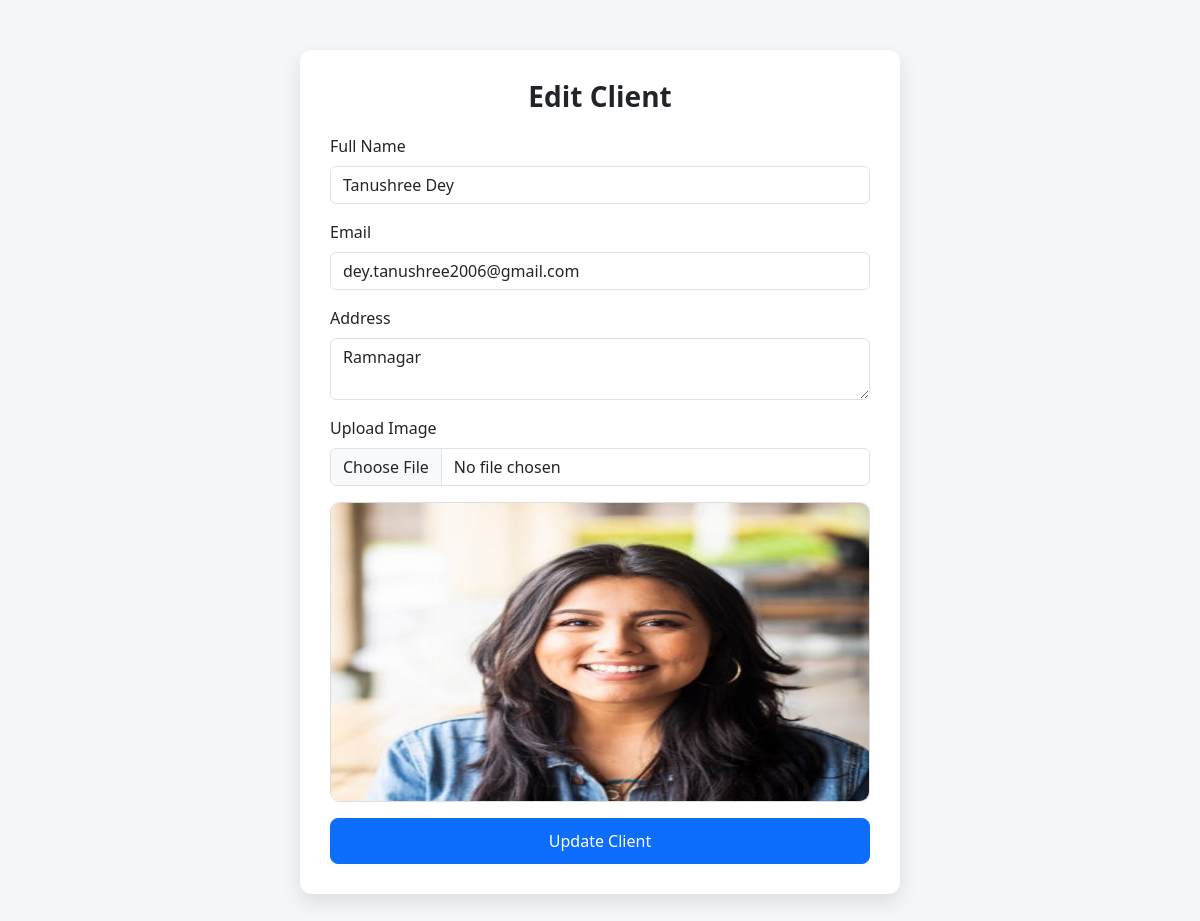
The page /admin/edit_user.php?id=1 on the database its author committed.
### tables this page shows
CREATE TABLE `clients` (
  `id` int(11) NOT NULL,
  `name` varchar(255) NOT NULL,
  `email` varchar(255) NOT NULL,
  `mobile` varchar(10) NOT NULL,
  `password` varchar(255) NOT NULL,
  `reset_token` varchar(255) DEFAULT NULL,
  `reset_expiry` datetime DEFAULT NULL,
  `address` varchar(255) NOT NULL,
  `image` text NOT NULL,
  `addwithus` timestamp NOT NULL DEFAULT current_timestamp(),
  `role` enum('admin','user') NOT NULL DEFAULT 'user',
  `membership` enum('Gold','Yes','No') NOT NULL DEFAULT 'No'
);

### admin/edit_user.php (the view, shortened to what this page needs)
<?php
global $conn;
$id = isset($_GET['id']) ? (int)$_GET['id'] : 0;
$sql = "SELECT * FROM clients WHERE id='$id'";
$run = mysqli_query($conn, $sql);
$data = mysqli_fetch_assoc($run);
?>
<!DOCTYPE html>
<html lang="en">
<head>
<link rel="stylesheet" href="../assets/bootstrap-5.3.7-dist/css/bootstrap.min.css">
</head>
<body>
<div class="form-container">
    <h3 class="form-title">Edit Client</h3>
    <form action="edituser_action.php" method="POST" enctype="multipart/form-data">
        <div class="mb-3">
            <label class="form-label">Full Name</label>
            <input type="text" class="form-control" name="name"
                   value="<?php echo htmlspecialchars($data['name']); ?>">
        </div>
        <div class="mb-3">
            <label class="form-label">Email</label>
            <input type="email" class="form-control" name="email"
                   value="<?php echo htmlspecialchars($data['email']); ?>">
        </div>
        <div class="mb-3">
            <label class="form-label">Address</label>
            <textarea class="form-control" name="address"><?php echo htmlspecialchars($data['address']); ?></textarea>
        </div>
        <div class="mb-3">
            <label class="form-label">Upload Image</label>
            <input type="file" class="form-control" name="image" id="imginput" accept="image/*">
        </div>
        <div class="mb-3 text-center">
            <img src="../images/<?php echo $data['image']; ?>" id="imgpreview" class="img-preview">
        </div>
        <button type="submit" name="updateBtn" class="btn btn-primary btn-custom">
            Update Client
        </button>
    </form>
</div>
</body>
</html>

### admin/edit_user.php (style rules this page uses)
body { background: #f4f6f9; }
.form-container { max-width: 600px; margin: 50px auto; background: #fff; padding: 30px; border-radius: 12px; box-shadow: 0 8px 20px rgba(0,0,0,0.1); }
.form-title { font-weight: 600; margin-bottom: 20px; text-align: center; }
.img-preview { width: 100%; height: 300px; background-repeat: no-repeat; background-size: 100% 100%; background-position: center; border-radius: 10px; border: 1px solid #ddd; }
.btn-custom { width: 100%; padding: 10px; font-weight: 500; border-radius: 8px; }

### rows shown on the page
clients: name "Tanushree Dey", email "dey.tanushree2006@gmail.com", address "Ramnagar", image (picture)
